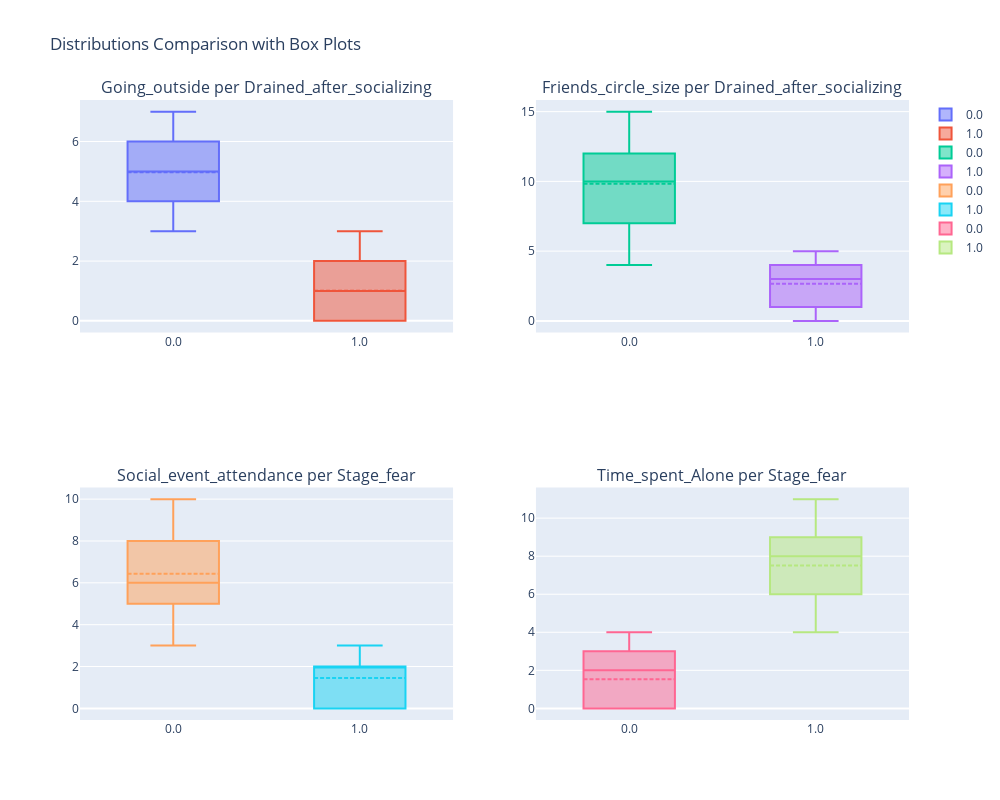

Notebook cell for this chart:
### Code cell
import plotly.graph_objects as go
from plotly.subplots import make_subplots

fig = make_subplots(
    rows=2, cols=2,
    subplot_titles=[
        "Going_outside per Drained_after_socializing",
        "Friends_circle_size per Drained_after_socializing",
        "Social_event_attendance per Stage_fear",
        "Time_spent_Alone per Stage_fear"
    ]
)

for val in df["Drained_after_socializing"].dropna().unique():
    fig.add_trace(
        go.Box(y=df[df["Drained_after_socializing"] == val]["Going_outside"],
               name=val, boxmean=True),
        row=1, col=1
    )

for val in df["Drained_after_socializing"].dropna().unique():
    fig.add_trace(
        go.Box(y=df[df["Drained_after_socializing"] == val]["Friends_circle_size"],
               name=val, boxmean=True),
        row=1, col=2
    )

for val in df["Stage_fear"].dropna().unique():
    fig.add_trace(
        go.Box(y=df[df["Stage_fear"] == val]["Social_event_attendance"],
               name=val, boxmean=True),
        row=2, col=1
    )

for val in df["Stage_fear"].dropna().unique():
    fig.add_trace(
        go.Box(y=df[df["Stage_fear"] == val]["Time_spent_Alone"],
               name=val, boxmean=True),
        row=2, col=2
    )

fig.update_layout(height=800, width=1000, title_text="Distributions Comparison with Box Plots")
fig.show()

### Figure 1 — Plotly figure (JSON) as saved in the notebook; plotly's stock layout.template omitted (floating-point values rounded to 4 significant figures; data arrays with more than 128 entries replaced by an {"elided": "..."} marker saying what was removed)
{"data": [{"boxmean": true, "name": "0.0", "type": "box", "xaxis": "x", "y": {"elided": "1441 int values"}, "yaxis": "y"}, {"boxmean": true, "name": "1.0", "type": "box", "xaxis": "x", "y": {"elided": "1407 int values"}, "yaxis": "y"}, {"boxmean": true, "name": "0.0", "type": "box", "xaxis": "x2", "y": {"elided": "1441 int values"}, "yaxis": "y2"}, {"boxmean": true, "name": "1.0", "type": "box", "xaxis": "x2", "y": {"elided": "1407 int values"}, "yaxis": "y2"}, {"boxmean": true, "name": "0.0", "type": "box", "xaxis": "x3", "y": {"elided": "1417 int values"}, "yaxis": "y3"}, {"boxmean": true, "name": "1.0", "type": "box", "xaxis": "x3", "y": {"elided": "1410 int values"}, "yaxis": "y3"}, {"boxmean": true, "name": "0.0", "type": "box", "xaxis": "x4", "y": {"elided": "1417 int values"}, "yaxis": "y4"}, {"boxmean": true, "name": "1.0", "type": "box", "xaxis": "x4", "y": {"elided": "1410 int values"}, "yaxis": "y4"}], "layout": {"annotations": [{"font": {"size": 16}, "showarrow": false, "text": "Going_outside per Drained_after_socializing", "x": 0.225, "xanchor": "center", "xref": "paper", "y": 1, "yanchor": "bottom", "yref": "paper"}, {"font": {"size": 16}, "showarrow": false, "text": "Friends_circle_size per Drained_after_socializing", "x": 0.775, "xanchor": "center", "xref": "paper", "y": 1, "yanchor": "bottom", "yref": "paper"}, {"font": {"size": 16}, "showarrow": false, "text": "Social_event_attendance per Stage_fear", "x": 0.225, "xanchor": "center", "xref": "paper", "y": 0.375, "yanchor": "bottom", "yref": "paper"}, {"font": {"size": 16}, "showarrow": false, "text": "Time_spent_Alone per Stage_fear", "x": 0.775, "xanchor": "center", "xref": "paper", "y": 0.375, "yanchor": "bottom", "yref": "paper"}], "height": 800, "title": {"text": "Distributions Comparison with Box Plots"}, "width": 1000, "xaxis": {"anchor": "y", "domain": [0, 0.45]}, "xaxis2": {"anchor": "y2", "domain": [0.55, 1]}, "xaxis3": {"anchor": "y3", "domain": [0, 0.45]}, "xaxis4": {"anchor": "y4", "domain": [0.55, 1]}, "yaxis": {"anchor": "x", "domain": [0.625, 1]}, "yaxis2": {"anchor": "x2", "domain": [0.625, 1]}, "yaxis3": {"anchor": "x3", "domain": [0, 0.375]}, "yaxis4": {"anchor": "x4", "domain": [0, 0.375]}}}
